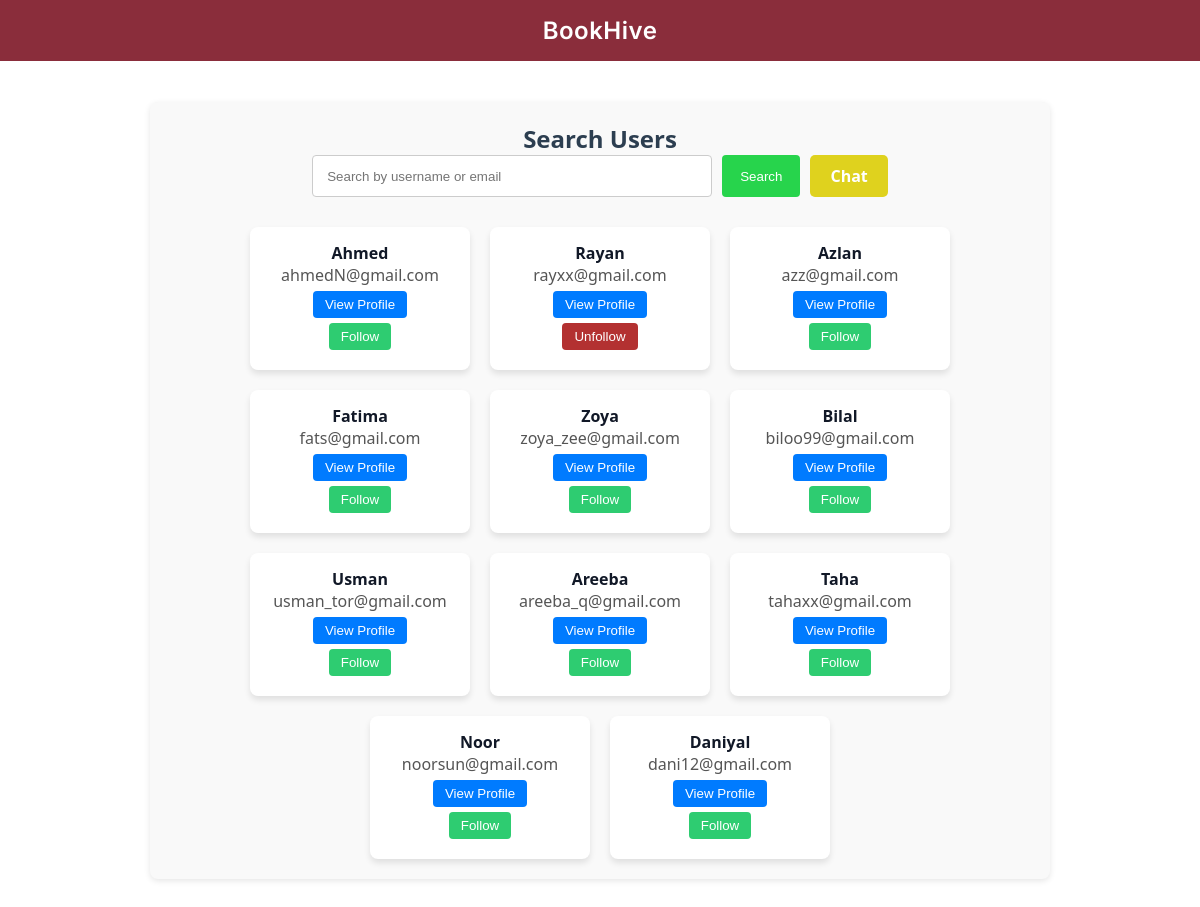
The page /search (signed in) on the database its author committed.
### tables this page shows
CREATE TABLE Users (
    username TEXT PRIMARY KEY,
    email TEXT UNIQUE NOT NULL,
    password TEXT NOT NULL,
    description TEXT,
    noOfBooksRead INT DEFAULT 0,
    topPick1 TEXT,
    topPick2 TEXT,
    topPick3 TEXT
);

### app.py (the view)
@app.route("/search", methods=["GET", "POST"])
def search_users():
    if "username" not in session:
        return redirect("/login")
    current_user = session["username"]
    conn = get_db_connection()
    if request.method == "POST":
        search_term = request.form.get("search_term")
        users = conn.execute(
            "SELECT * FROM Users WHERE username LIKE ? OR email LIKE ?",
            (f"%{search_term}%", f"%{search_term}%")
        ).fetchall()
    else:
        users = conn.execute("SELECT * FROM Users").fetchall()
    followed = conn.execute("SELECT followee FROM Follows WHERE follower = ?", (current_user,)).fetchall()
    followed_set = {row['followee'] for row in followed}
    conn.close()
    return render_template("search_users.html", users=users, followed_set=followed_set, current_user=current_user)

### app.py (called while the page is built)
def get_db_connection():
    conn = sqlite3.connect(DATABASE)
    conn.row_factory = sqlite3.Row
    return conn

### templates/search_users.html
{% extends "base2.html" %}
{% block content %}
<div style="max-width: 900px; margin: 40px auto; padding: 20px; background: #f9f9f9; border-radius: 8px; box-shadow: 0 2px 6px rgba(0,0,0,0.1); font-family: 'Segoe UI', Tahoma, Geneva, Verdana, sans-serif;">
    <h2 style="text-align: center; color: #2c3e50;">Search Users</h2>
    <form method="POST" style="display: flex; gap: 10px; justify-content: center; margin-bottom: 30px;">
        <input type="text" name="search_term" placeholder="Search by username or email" style="flex: 1; max-width: 400px; padding: 10px 14px; border: 1px solid #ccc; border-radius: 4px;">
        <button type="submit" style="padding: 10px 18px; background-color: #27d44c; color: white; border: none; border-radius: 4px; cursor: pointer;">Search</button>
        <a href="{{ url_for('chat') }}"
        style="padding: 10px 20px; background-color: #dfd21e; color: white;
            border-radius: 5px; text-decoration: none; font-weight: bold; cursor: pointer;">
        Chat
    </a>
    </form>
    <div class="user-list" style="display: flex; flex-wrap: wrap; justify-content: center; gap: 20px;">
        {% if users %}
            {% for user in users %}
                {% if user.username != current_user %}
                    <div class="user-card" style="background-color: white; padding: 15px 20px; border-radius: 8px; box-shadow: 0 4px 6px rgba(0, 0, 0, 0.1); width: 220px; text-align: center;">
                        <p><strong>{{ user.username }}</strong></p>
                        <p style="color: #555;">{{ user.email }}</p>
                        <form action="/profile/{{ user.username }}" method="get" style="margin: 5px 0;">
                            <button type="submit" style="background-color: #007BFF; color: white; border: none; padding: 6px 12px; border-radius: 4px; cursor: pointer;">View Profile</button>
                        </form>
                        {% if user.username in followed_set %}
                            <form action="/unfollow/{{ user.username }}" method="post" style="margin: 5px 0;">
                                <button type="submit" style="background-color: #b33131; color: white; border: none; padding: 6px 12px; border-radius: 4px; cursor: pointer;">Unfollow</button>
                            </form>
                        {% else %}
                            <form action="/follow/{{ user.username }}" method="post" style="margin: 5px 0;">
                                <button type="submit" style="background-color: #2ecc71; color: white; border: none; padding: 6px 12px; border-radius: 4px; cursor: pointer;">Follow</button>
                            </form>
                        {% endif %}
                    </div>
                {% endif %}
            {% endfor %}
        {% else %}
            <p style="text-align: center; color: #888;">No users found.</p>
        {% endif %}
    </div>
</div>
{% endblock %}

### templates/base2.html (shortened to what this page needs)
<!DOCTYPE html>
<html lang="en">
<head>
</head>
<body>
    <header>
        <div class="logo">BookHive</div>
    </header>
    <main>
        {% block content %}{% endblock %}
    </main>
</body>
</html>

### templates/base2.html (style rules this page uses)
:root { --primary: #ffffff; --highlight: #facc15; --bg: #ffffff; --text: #111827; --white: #8A2D3B; }
* { margin: 0; padding: 0; box-sizing: border-box; }
body { font-family: 'Inter', sans-serif; background-color: var(--bg); color: var(--text); }
header { background-color: var(--white); border-bottom: 1px solid #ffffff; padding: 1rem 3rem; display: flex; align-items: center; justify-content: center; position: sticky; top: 0; z-index: 100; }
.logo { font-size: 1.5rem; font-weight: 600; color: var(--primary); letter-spacing: 0.5px; }
main { max-width: 1200px; margin: 2rem auto; padding: 0 1.5rem; animation: fadeIn 0.4s ease-in; }

### rows shown on the page
Users: username "Ahmed", email "ahmedN@gmail.com"
Users: username "Rayan", email "rayxx@gmail.com"
Users: username "Azlan", email "azz@gmail.com"
Users: username "Fatima", email "fats@gmail.com"
Users: username "Zoya", email "zoya_zee@gmail.com"
Users: username "Bilal", email "biloo99@gmail.com"
Users: username "Usman", email "usman_tor@gmail.com"
Users: username "Areeba", email "areeba_q@gmail.com"
Users: username "Taha", email "tahaxx@gmail.com"
Users: username "Noor", email "noorsun@gmail.com"
Users: username "Daniyal", email "dani12@gmail.com"
